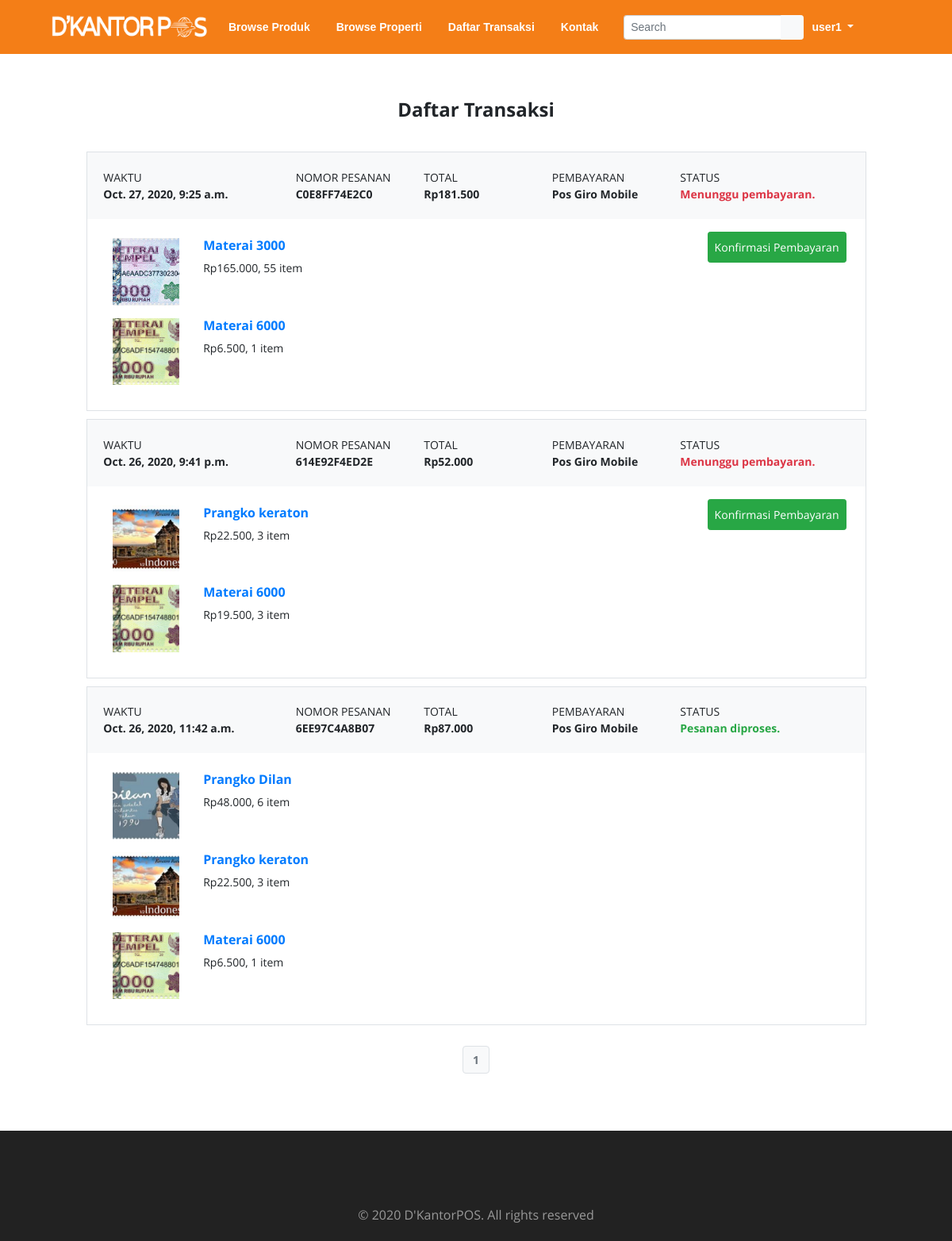
The app's page /daftar-transaksi/ (signed in), older data.
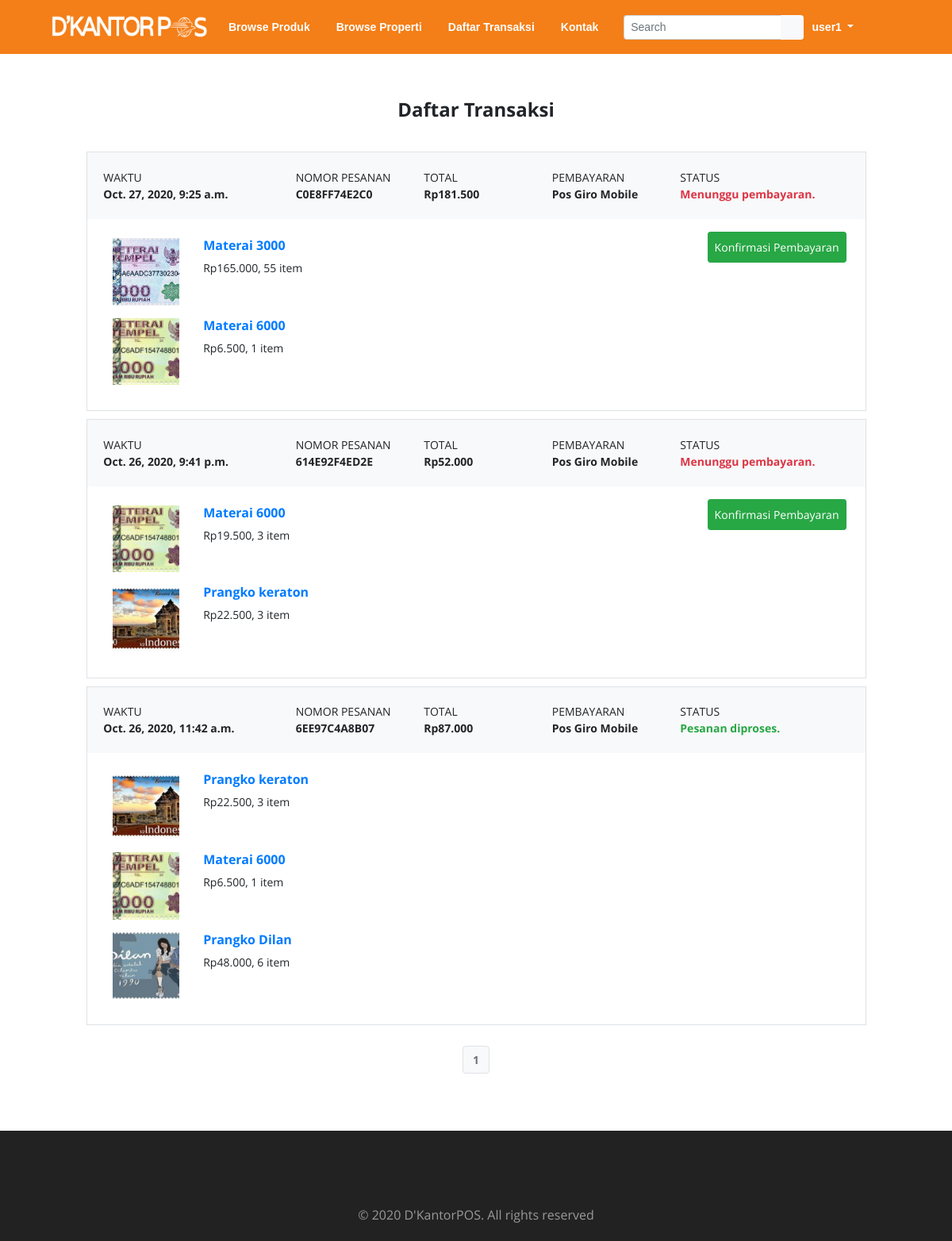
The same page, newer data.
### website/models.py (models this page shows, shortened)
class User(AbstractUser):
    id = models.UUIDField(primary_key=True, default=uuid.uuid4, editable=False)
    username = None
    email = CustomEmailField(_('email'), unique=True, max_length=64)
    first_name = models.CharField(_('nama depan'), max_length=64)
    last_name = models.CharField(_('nama belakang'), max_length=64, null=True, blank=True)
    hp = models.CharField(_('hp'), max_length=14)
    password = models.CharField(_('password'), max_length=128)
    created_at = models.DateTimeField(auto_now_add=True)
    keranjang = models.ForeignKey(
        Keranjang,
        default=None,
        on_delete=models.CASCADE,
        null=True
    )
    USERNAME_FIELD = 'email'
    REQUIRED_FIELDS = []
    objects = managers.UserManager()

class Order(models.Model):
    id = models.UUIDField(primary_key=True, default=uuid.uuid4, editable=False)
    kode = models.CharField(max_length=16, unique=True)
    user = models.ForeignKey(
        User,
        on_delete=models.CASCADE
    )
    metode_pembayaran = models.ForeignKey(
        MetodePembayaran,
        on_delete=models.CASCADE
    )
    nama_penerima = models.CharField(max_length=64)
    telepon_penerima = models.CharField(max_length=64)
    alamat_pengiriman = models.CharField(max_length=64)
    subtotal = models.IntegerField()
    ongkos_kirim = models.IntegerField(null=True)
    total = models.IntegerField()
    BELUM_BAYAR = 0
    SUDAH_BAYAR = 1
    SUDAH_VERIFIKASI = 2
    CHOICES = [
        (BELUM_BAYAR, 'Belum dibayar'),
        (SUDAH_BAYAR, 'Sudah dibayar, belum diverfikasi'),
        (SUDAH_VERIFIKASI, 'Sudah diverifikasi'),
    ]
    status_pembayaran = models.IntegerField(
        choices=CHOICES,
        default=BELUM_BAYAR,
    )
    jumlah_item = models.IntegerField(default=0)
    kantorpos = models.ForeignKey(
        Kantorpos,
        on_delete=models.CASCADE
    )
    created_at = models.DateTimeField(auto_now_add=True)
    path_and_rename = PathAndRename("images/bukti_pembayaran")
    help_text = 'Maximum file size allowed is {}MB'.format(IMAGE_SIZE_LIMIT)
    bukti_pembayaran = models.ImageField(upload_to=path_and_rename, null=True, validators=[validate_image], help_text=help_text, )
    uploaded_at = models.DateTimeField(null=True)
    class Meta:
        verbose_name_plural='order'

class MetodePembayaran(models.Model):
    id = models.UUIDField(primary_key=True, default=uuid.uuid4, editable=False)
    nama_metode = models.CharField(max_length=32)
    deskripsi = models.CharField(max_length=128)
    class Meta:
        verbose_name_plural='metode pembayaran'

class DetailOrder(models.Model):
    id = models.UUIDField(primary_key=True, default=uuid.uuid4, editable=False)
    order = models.ForeignKey(
        Order,
        on_delete=models.CASCADE
    )
    produk = models.ForeignKey(
        Produk,
        on_delete=models.CASCADE
    )
    qty = models.IntegerField()
    subtotal = models.IntegerField()
    created_at = models.DateTimeField(auto_now_add=True)

class Produk(models.Model):
    id = models.UUIDField(primary_key=True, default=uuid.uuid4, editable=False)
    is_properti = False
    kategori = models.ForeignKey(
        Kategori,
        on_delete=models.CASCADE
    )
    nama_produk = models.CharField(max_length=64)
    harga = models.IntegerField()
    deskripsi = models.TextField(null=True)
    stok = models.IntegerField()
    path_and_rename = PathAndRename("images/produk")
    help_text = 'Maximum file size allowed is {}MB'.format(IMAGE_SIZE_LIMIT)
    foto = models.ImageField("Foto produk", upload_to=path_and_rename, validators=[validate_image], help_text=help_text)
    created_at = models.DateTimeField(auto_now_add=True)
    updated_at = models.DateTimeField(auto_now=True)
    class Meta:
        verbose_name_plural = 'Produk'

### website/views.py (the view)
# urls.py: path('daftar-transaksi/', views.daftar_transaksi, name='daftar_transaksi'),
@login_required
def daftar_transaksi(request):
     user = request.user
     order_list = models.Order.objects.filter(user=user).order_by('-created_at').all()
     paginator = Paginator(order_list, 3) # Show 3 contacts per page.
     page_number = request.GET.get('page')
     orders = paginator.get_page(page_number)
     for order in orders:
          order.details = models.DetailOrder.objects.filter(order=order).all()
     error = request.session.get('error_upload')
     try:
        del request.session['error_upload']
     except KeyError:
        pass
     data = {
          'orders': orders,
          'form': forms.KonfirmasiPembayaranForm(),
     }
     if error:
          data['error'] = error
     return render(request, 'daftar_transaksi.html', data)

### website/forms.py
class KonfirmasiPembayaranForm(forms.ModelForm):
    class Meta:
        model = models.Order
        fields = ('bukti_pembayaran',)

### website/context_processors.py (called while the page is built)
def kategori(request):
    return {'daftar_kategori': models.Kategori.objects.all()}

### website/templates/daftar_transaksi.html (shortened to what this page needs)
{% extends 'base.html' %}
{% load static %}
{% block css %}
<link href="{% static 'website/css/daftar_transaksi.css' %}" rel="stylesheet">
{% endblock %}
{% block content %}
<div class="container py-5 mt-2 mb-4">
    <div class="row">
        <div class="col text-center">
            <h4>Daftar Transaksi</h4>
        </div>
    </div>
    <div class="row">
        <div class="col-lg-11 col-12 mx-auto" style="font-size:14px">
            <div class="table-responsive px-3">
                <table class="table table-borderless table-sm">
                    <tr>
                        <td scope="col" class="" style="min-width:560px"></td>
                        <td scope="col" style="min-width:190px;">&nbsp;</td>
                    </tr>
                    {% for order in orders %}
                    <tr class="border border-bottom-0 bg-light">
                        <td colspan="2">
                            <div class="row py-3 px-3">
                                <div class="col-lg-3 col-4">
                                    <span>WAKTU</span><br>
                                    <span class="font-weight-bold">{{order.created_at}}</span>
                                </div>
                                <div class="col-lg-2 col-4">
                                    <span>NOMOR PESANAN</span><br>
                                    <span class="font-weight-bold">{{order.kode}}</span>
                                </div>
                                <div class="col-lg-2 col-4">
                                    <span>TOTAL</span><br>
                                    <span class="convert-rupiah font-weight-bold">{{order.total}}</span>
                                </div>
                                <div class="col-lg-2 col-4">
                                    <span>PEMBAYARAN</span><br>
                                    <span class="font-weight-bold">{{order.metode_pembayaran.nama_metode}}</span>
                                </div>
                                <div class="col-lg-3 col-4">
                                    <span>STATUS</span><br>
                                    {% if order.status_pembayaran == 0 %}
                                    <span class="text-danger font-weight-bold">Menunggu pembayaran.</span>
                                    {% elif order.status_pembayaran == 1 %}
                                    <span class="text-orange font-weight-bold">Menunggu konfirmasi Pos Indonesia.</span>
                                    {% elif order.status_pembayaran == 2 %}
                                    <span class="text-success font-weight-bold">Pesanan diproses.</span>
                                    {% endif %}
                                </div>
                            </div>
                        </td>
                    </tr>
                    <tr id="" class="padded-row border border-top-0">
                        <td class="pl-2 pb-4">
                            {% for detail in order.details %}
                            <div class="row px-4 py-2 ">
                                <div class="col-lg-2 col-md-2 col-3">
                                    <div class="img-wrapper">
                                        <a href="{% url 'detail_product' detail.produk.id.hex %}">
                                            <img src="{{ detail.produk.foto.url }}" alt="..." />
                                        </a>
                                    </div>
                                </div>
                                <div class="col">
                                    <a href="{% url 'detail_product' detail.produk.id.hex %}">
                                        <h6 class="nomargin">{{ detail.produk.nama_produk }}</h6>
                                    </a>
                                    <span class="convert-rupiah">{{ detail.subtotal}}</span><span>, {{detail.qty}}
                                        item</span>
                                </div>
                            </div>
                            {% endfor %}
                        </td>
                        <td class="text-right pr-4">
                            {% if order.status_pembayaran == 0 %}
                            <button type="button" class="btn btn-success btn-sm py-2" data-toggle="modal"
                                data-target="#modal-konfirmasi"
                                data-url="{% url 'konfirmasi_pembayaran' order.id.hex %}">
                                Konfirmasi Pembayaran
                            </button>
                            {% endif %}
                        </td>
                    </tr>
                    <tr>
                        <td></td>
                    </tr>
                    {% endfor %}
                </table>
            </div>
        </div>
    </div>
    <div class="row">
        <div class="mx-auto">
            {% include 'includes/pagination.html' with pag_obj=orders %}
        </div>
    </div>
</div>
{% include 'includes/modal_konfirmasi_pembayaran.html' %}
{% endblock %}

### website/templates/base.html (shortened to what this page needs)
{% load static %}
<!DOCTYPE html>
<html>
<head>
    <link href="{% static 'website/bootstrap-4.5.2/css/bootstrap.css' %}" rel="stylesheet" type="text/css"
    media="all" />
    <link href="{% static 'website/css/bootstrap_extra.css' %}" rel="stylesheet" type="text/css" media="all" />
    <link href="{% static 'website/css/style.css' %}" rel="stylesheet" type="text/css" media="all" />
    <link href="{% static 'website/css/font-awesome.css' %}" rel="stylesheet">
    <link href="{% static 'website/css/FONT_raleway.css' %}" rel='stylesheet' type='text/css'>
    <link href="{% static 'website/css/FONT_open_sans.css' %}" rel='stylesheet' type='text/css'>
        {% block css %}{% endblock %}
</head>
<body>
<nav class="navbar navbar-expand-lg navigation-agileits navbar-dark">
    <div class="container-fluid px-5">
        <a class="navbar-brand" href="{% url 'index' %}">
            <img src="{% static 'website/images/dkantorpos.png' %}" alt="" style="width: 200px; height: 40px;">
        </a>
        <div class="collapse navbar-collapse" id="main_nav">
            <ul class="navbar-nav">
                    <li class="nav-item"><a class="nav-link text-white" href="{% url 'browse' 'produk' %}">Browse Produk</a></li>
                    <li class="nav-item"><a class="nav-link text-white" href="{% url 'browse' 'properti' %}">Browse Properti</a></li>
                    {% if user.is_authenticated %}
                        <li class="nav-item"><a class="nav-link text-white" href="{% url 'daftar_transaksi' %}"> Daftar Transaksi</a></li>
                    {% endif %}
                    <li class="nav-item"><a class="nav-link text-white" href="{% url 'contact' %}">Kontak</a></li>
            </ul>
            <form action="{% url 'search' %}" method="GET" class="form-inline ml-4 lg-form my-2 my-lg-0">
                <div class="input-group">
                    <input type="text" class="form-control form-control-sm" placeholder="Search" name="q">
                    <div class="input-group-append">
                        <button class="btn btn-sm btn-light" type="submit"><i class="fa fa-search"></i></button>
                    </div>
                </div>
            </form>
            <ul class="navbar-nav ml-auto align-items-center">
                    {% if user.is_authenticated %}
                    <li class="dropdown nav-item">
                        <a href="#" class="dropdown-toggle nav-link text-white" data-toggle="dropdown">
                            {{ user.first_name }}<b class="caret"></b>
                        </a>
                    </li>
                    {% else %}
                    <li class="nav-item"><a class="nav-link text-white" href="{% url 'register' %}">Registrasi</a></li>
                    <li class="ml-0 nav-item"><a class="nav-link text-white" href="{% url 'login' %}">Masuk</a></li>
                    {% endif %}
                    <li class="nav-item">
                        <a class="nav-link text-white" href="{% url 'keranjang' %}" style="font-size: 24px;">
                            <i class="fa fa-shopping-cart" aria-hidden="true"></i>
                        </a>
                    </li>
            </ul>
        </div>
    </div>
</nav>
<div id="content py-2">
    {% block content %}{% endblock %}
</div>
<div class="footer">
    <div class="footer-copy">
        <div class="container">
            <p>© 2020 D'KantorPOS. All rights reserved</p>
        </div>
    </div>
</div>
<link href="{% static 'website/css/skdslider.css' %}" rel="stylesheet">
</body>
</html>

### website/templates/includes/pagination.html (shortened to what this page needs)
<ul class="pagination justify-content-end">
    {% for i in pag_obj.paginator.page_range %}
        {% if pag_obj.number == i %}
            <li class="page-item disabled"><a class="bg-light page-link" href="?page={{ i }}">{{ i }}</a></li>
        {% else %}
            <li class="page-item"><a class="page-link" href="?page={{ i }}">{{ i }}</a></li>
        {% endif %}
    {% endfor %}
</ul>

### website/templates/includes/modal_konfirmasi_pembayaran.html (shortened to what this page needs)
{% load static %}
{% block css %}
<link href="{% static 'website/css/konfirmasi_pembayaran.css' %}" rel="stylesheet">
{% endblock %}

### website/static/website/css/style.css (style rules this page uses)
* { margin:0; padding:0; }
html, body { font-family: 'Open Sans', sans-serif; background:#ffffff; }
ul li,ol li { font-size:14px; }
h1,h2,h3,h4,h5,h6,a { font-weight:700; }
nav { font-family: 'Raleway', sans-serif; }
ul,label { margin:0; padding:0; }
.navbar { position: relative; min-height: 50px; margin-bottom: 10px; border: 1px solid transparent; }
.navbar-collapse { padding: 0; }
.navigation-agileits { background: #F47E17 ; }
.navbar-nav > li { float: left; margin-left: 17px; }
.navbar-nav > li:nth-child(1) { margin-left: 0px; }
.navbar-collapse { padding: 0; box-shadow: none; }
.navbar { margin-bottom: 0; border: none; }
.footer { padding: 5em 0 2em; background: #2b2a2a; }
.footer-copy p { margin:4em 0 0; text-align:center; color:#999; line-height:1.8em; }
.footer { background-color:#222; color:#eee; padding: 28px 8px 18px; margin-top: 18px; }

### website/static/website/css/daftar_transaksi.css (style rules this page uses)
tr.padded-row > td { padding-top: 16px; padding-bottom: 24px; }
.img-wrapper { position: relative; }
.img-wrapper:after { content: ""; display: block; padding-bottom: 100%; }
.img-wrapper img { position: absolute; top: 0; bottom: 0; left: 0; right: 0; width: 100%; height: 100%; object-fit: cover; object-position: center }

Row changes from the older to the newer data that the page shows:
changed DetailOrder (number 3 of 7 on the later page): moves up the list
changed DetailOrder "Prangko Dilan": moves down the list
